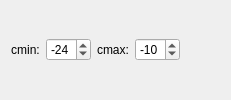
          <widget class="QWidget" name="tab_10">
           <attribute name="title">
            <string>plot : cmap_xy</string>
           </attribute>
           <layout class="QVBoxLayout" name="verticalLayout_186">
            <item>
             <layout class="QHBoxLayout" name="horizontalLayout_104">
              <item>
               <widget class="QLabel" name="label_189">
                <property name="maximumSize">
                 <size>
                  <width>45</width>
                  <height>16777215</height>
                 </size>
                </property>
                <property name="text">
                 <string>cmin:</string>
                </property>
                <property name="alignment">
                 <set>Qt::AlignCenter</set>
                </property>
               </widget>
              </item>
              <item>
               <widget class="QSpinBox" name="spinBox_cmap_xy_cmin">
                <property name="maximumSize">
                 <size>
                  <width>57</width>
                  <height>16777215</height>
                 </size>
                </property>
                <property name="minimum">
                 <number>-60</number>
                </property>
                <property name="maximum">
                 <number>0</number>
                </property>
                <property name="value">
                 <number>-24</number>
                </property>
               </widget>
              </item>
              <item>
               <widget class="QLabel" name="label_190">
                <property name="maximumSize">
                 <size>
                  <width>45</width>
                  <height>16777215</height>
                 </size>
                </property>
                <property name="text">
                 <string>cmax:</string>
                </property>
                <property name="alignment">
                 <set>Qt::AlignCenter</set>
                </property>
               </widget>
              </item>
              <item>
               <widget class="QSpinBox" name="spinBox_cmap_xy_cmax">
                <property name="maximumSize">
                 <size>
                  <width>57</width>
                  <height>16777215</height>
                 </size>
                </property>
                <property name="minimum">
                 <number>-60</number>
                </property>
                <property name="maximum">
                 <number>0</number>
                </property>
                <property name="value">
                 <number>-10</number>
                </property>
               </widget>
              </item>
              <item>
               <spacer name="horizontalSpacer_75">
                <property name="orientation">
                 <enum>Qt::Horizontal</enum>
                </property>
                <property name="sizeHint" stdset="0">
                 <size>
                  <width>40</width>
                  <height>20</height>
                 </size>
                </property>
               </spacer>
              </item>
             </layout>
            </item>
           </layout>
          </widget>
